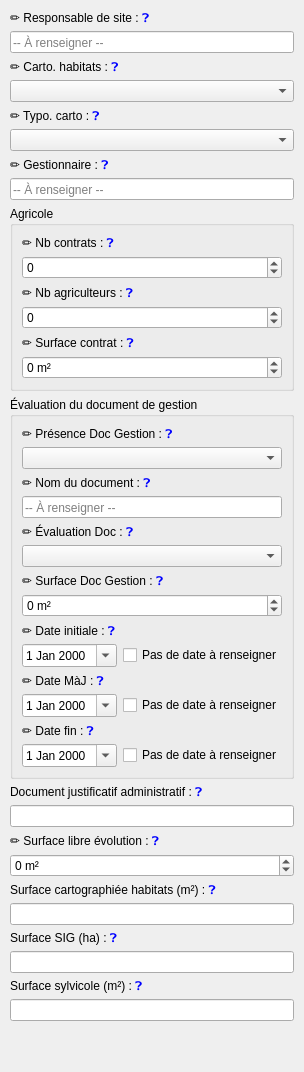
<widget class="QWidget" name="siteTab_1_scrollContents"><layout class="QVBoxLayout" name="siteTab_1_innerLayout"><property name="leftMargin"><number>10</number></property><property name="topMargin"><number>10</number></property><property name="rightMargin"><number>10</number></property><item>
                          <widget class="QLabel" name="lbl_txtSite_responsable_de_site">
                            <property name="text"><string>✏️ Responsable de site : &lt;a href="?" style="text-decoration:none;"&gt;❓&lt;/a&gt;</string></property>
                          <property name="textFormat"><enum>Qt::RichText</enum></property><property name="textInteractionFlags"><set>Qt::LinksAccessibleByMouse</set></property></widget>
                        </item>
                        <item>
                          <widget class="QLineEdit" name="txtSite_responsable_de_site">
                            <property name="placeholderText"><string>-- À renseigner --</string></property></widget>
                        </item>
                        <item>
                            <widget class="QLabel" name="label_carto_hab">
                              <property name="text"><string>✏️ Carto. habitats : &lt;a href="?" style="text-decoration:none;"&gt;❓&lt;/a&gt;</string></property>
                            <property name="textFormat"><enum>Qt::RichText</enum></property><property name="textInteractionFlags"><set>Qt::LinksAccessibleByMouse</set></property></widget>
                          </item>
                          <item>
                            <widget class="QComboBox" name="cbCartoHab" />
                          </item>
                        <item>
                            <widget class="QLabel" name="label_typo_hab">
                              <property name="text"><string>✏️ Typo. carto : &lt;a href="?" style="text-decoration:none;"&gt;❓&lt;/a&gt;</string></property>
                            <property name="textFormat"><enum>Qt::RichText</enum></property><property name="textInteractionFlags"><set>Qt::LinksAccessibleByMouse</set></property></widget>
                          </item>
                          <item>
                            <widget class="QComboBox" name="cbTypoHab" />
                          </item>
                        <item>
                            <widget class="QLabel" name="label_gestionnaire">
                              <property name="text"><string>✏️ Gestionnaire : &lt;a href="?" style="text-decoration:none;"&gt;❓&lt;/a&gt;</string></property>
                            <property name="textFormat"><enum>Qt::RichText</enum></property><property name="textInteractionFlags"><set>Qt::LinksAccessibleByMouse</set></property></widget>
                          </item>
                          <item>
                            <widget class="QLineEdit" name="txtGestionnaire">
                              <property name="placeholderText"><string>-- À renseigner --</string></property>
                            </widget>
                          </item>
                          <!-- Groupe « Agricole » : nombre de contrats, nombre d'agriculteurs, surface sous
                               contrat (3 champs numériques, tous modifiables ✏️). -->
                          <item>
                            <widget class="QGroupBox" name="groupAgricole">
                              <property name="title"><string>Agricole</string></property>
                              <layout class="QVBoxLayout" name="groupAgricole_layout">
                                <item>
                                  <widget class="QLabel" name="label_contrats">
                                    <property name="text"><string>✏️ Nb contrats : &lt;a href="?" style="text-decoration:none;"&gt;❓&lt;/a&gt;</string></property>
                                    <property name="textFormat"><enum>Qt::RichText</enum></property><property name="textInteractionFlags"><set>Qt::LinksAccessibleByMouse</set></property></widget>
                                </item>
                                <item>
                                  <widget class="QSpinBox" name="spinContrats">
                                    <property name="minimum"><number>-1</number></property>
                                    <property name="specialValueText"><string>-- À renseigner --</string></property>
                                  </widget>
                                </item>
                                <item>
                                  <widget class="QLabel" name="label_agri">
                                    <property name="text"><string>✏️ Nb agriculteurs : &lt;a href="?" style="text-decoration:none;"&gt;❓&lt;/a&gt;</string></property>
                                    <property name="textFormat"><enum>Qt::RichText</enum></property><property name="textInteractionFlags"><set>Qt::LinksAccessibleByMouse</set></property></widget>
                                </item>
                                <item>
                                  <widget class="QSpinBox" name="spinAgri">
                                    <property name="minimum"><number>-1</number></property>
                                    <property name="specialValueText"><string>-- À renseigner --</string></property>
                                  </widget>
                                </item>
                                <item>
                                  <widget class="QLabel" name="label_surf_contrat">
                                    <property name="text"><string>✏️ Surface contrat : &lt;a href="?" style="text-decoration:none;"&gt;❓&lt;/a&gt;</string></property>
                                    <property name="textFormat"><enum>Qt::RichText</enum></property><property name="textInteractionFlags"><set>Qt::LinksAccessibleByMouse</set></property></widget>
                                </item>
                                <item>
                                  <widget class="QSpinBox" name="spinSurfContrat">
                                    <property name="minimum"><number>-1</number></property>
                                    <property name="maximum"><number>99999999</number></property>
                                    <property name="specialValueText"><string>-- À renseigner --</string></property>
                                    <property name="suffix"><string> m²</string></property>
                                  </widget>
                                </item>
                              </layout>
                            </widget>
                          </item>
                        <!-- Groupe « Évaluation du document de gestion » (champs modifiables ✏️) : présence,
                             nom, évaluation et surface du document, puis 3 dates (initiale, mise à jour, fin).
                             Chaque QDateEdit est doublé d'une case « Pas de date à renseigner » (chkDate...Null)
                             qui laisse la date non renseignée et grise le champ date associé. -->
                        <item>
                          <widget class="QGroupBox" name="groupEvaluationDoc">
                            <property name="title"><string>Évaluation du document de gestion</string></property>
                            <layout class="QVBoxLayout" name="groupEvaluationDoc_layout">
                              <item>
                            <widget class="QLabel" name="label_doc_pres">
                              <property name="text"><string>✏️ Présence Doc Gestion : &lt;a href="?" style="text-decoration:none;"&gt;❓&lt;/a&gt;</string></property>
                            <property name="textFormat"><enum>Qt::RichText</enum></property><property name="textInteractionFlags"><set>Qt::LinksAccessibleByMouse</set></property></widget>
                          </item>
                          <item>
                            <widget class="QComboBox" name="cbDocPres" />
                          </item>
                              <item>
                            <widget class="QLabel" name="label_doc_nom">
                              <property name="text"><string>✏️ Nom du document : &lt;a href="?" style="text-decoration:none;"&gt;❓&lt;/a&gt;</string></property>
                            <property name="textFormat"><enum>Qt::RichText</enum></property><property name="textInteractionFlags"><set>Qt::LinksAccessibleByMouse</set></property></widget>
                          </item>
                          <item>
                            <widget class="QLineEdit" name="txtDocNom">
                              <property name="placeholderText"><string>-- À renseigner --</string></property>
                            </widget>
                          </item>
                        <item>
                                <widget class="QLabel" name="label_doc_eval">
                                  <property name="text"><string>✏️ Évaluation Doc : &lt;a href="?" style="text-decoration:none;"&gt;❓&lt;/a&gt;</string></property>
                                <property name="textFormat"><enum>Qt::RichText</enum></property><property name="textInteractionFlags"><set>Qt::LinksAccessibleByMouse</set></property></widget>
                              </item>
                              <item>
                                <widget class="QComboBox" name="cbDocEval" />
                              </item>
                              <item>
                                <widget class="QLabel" name="label_surf_doc">
                                  <property name="text"><string>✏️ Surface Doc Gestion : &lt;a href="?" style="text-decoration:none;"&gt;❓&lt;/a&gt;</string></property>
                                <property name="textFormat"><enum>Qt::RichText</enum></property><property name="textInteractionFlags"><set>Qt::LinksAccessibleByMouse</set></property></widget>
                              </item>
                              <item>
                                <widget class="QSpinBox" name="spinSurfDoc">
                                  <property name="minimum"><number>-1</number></property>
                                  <property name="maximum"><number>99999999</number></property>
                                  <property name="specialValueText"><string>-- À renseigner --</string></property>
                                  <property name="suffix"><string> m²</string></property>
                                </widget>
                              </item>
                              <item>
                                <widget class="QLabel" name="label_date_ini">
                                  <property name="text"><string>✏️ Date initiale : &lt;a href="?" style="text-decoration:none;"&gt;❓&lt;/a&gt;</string></property>
                                <property name="textFormat"><enum>Qt::RichText</enum></property><property name="textInteractionFlags"><set>Qt::LinksAccessibleByMouse</set></property></widget>
                              </item>
                              <item>
                                <layout class="QHBoxLayout" name="rowDateIniLayout">
                                  <item>
                                    <widget class="QDateEdit" name="dateIni">
                                      <property name="calendarPopup"><bool>true</bool></property>
                                    </widget>
                                  </item>
                                  <item>
                                    <widget class="QCheckBox" name="chkDateIniNull">
                                      <property name="text"><string>Pas de date à renseigner</string></property>
                                    </widget>
                                  </item>
                                </layout>
                              </item>
                              <item>
                                <widget class="QLabel" name="label_date_maj">
                                  <property name="text"><string>✏️ Date MàJ : &lt;a href="?" style="text-decoration:none;"&gt;❓&lt;/a&gt;</string></property>
                                <property name="textFormat"><enum>Qt::RichText</enum></property><property name="textInteractionFlags"><set>Qt::LinksAccessibleByMouse</set></property></widget>
                              </item>
                              <item>
                                <layout class="QHBoxLayout" name="rowDateMajLayout">
                                  <item>
                                    <widget class="QDateEdit" name="dateMaj">
                                      <property name="calendarPopup"><bool>true</bool></property>
                                    </widget>
                                  </item>
                                  <item>
                                    <widget class="QCheckBox" name="chkDateMajNull">
                                      <property name="text"><string>Pas de date à renseigner</string></property>
                                    </widget>
                                  </item>
                                </layout>
                              </item>
                              <item>
                                <widget class="QLabel" name="label_date_fin">
                                  <property name="text"><string>✏️ Date fin : &lt;a href="?" style="text-decoration:none;"&gt;❓&lt;/a&gt;</string></property>
                                <property name="textFormat"><enum>Qt::RichText</enum></property><property name="textInteractionFlags"><set>Qt::LinksAccessibleByMouse</set></property></widget>
                              </item>
                              <item>
                                <layout class="QHBoxLayout" name="rowDateFinLayout">
                                  <item>
                                    <widget class="QDateEdit" name="dateFin">
                                      <property name="calendarPopup"><bool>true</bool></property>
                                    </widget>
                                  </item>
                                  <item>
                                    <widget class="QCheckBox" name="chkDateFinNull">
                                      <property name="text"><string>Pas de date à renseigner</string></property>
                                    </widget>
                                  </item>
                                </layout>
                              </item>
                            </layout>
                          </widget>
                        </item>
                        <item>
                          <widget class="QLabel" name="lbl_txtSite_doc_justif_admin">
                            <property name="text"><string>Document justificatif administratif : &lt;a href="?" style="text-decoration:none;"&gt;❓&lt;/a&gt;</string></property>
                          <property name="textFormat"><enum>Qt::RichText</enum></property><property name="textInteractionFlags"><set>Qt::LinksAccessibleByMouse</set></property></widget>
                        </item>
                        <item>
                          <widget class="QLineEdit" name="txtSite_doc_justif_admin">
                            <property name="readOnly"><bool>true</bool></property>
                          </widget>
                        </item>
                        <item>
                            <widget class="QLabel" name="label_surf_libre">
                              <property name="text"><string>✏️ Surface libre évolution : &lt;a href="?" style="text-decoration:none;"&gt;❓&lt;/a&gt;</string></property>
                            <property name="textFormat"><enum>Qt::RichText</enum></property><property name="textInteractionFlags"><set>Qt::LinksAccessibleByMouse</set></property></widget>
                          </item>
                          <item>
                            <widget class="QSpinBox" name="spinLibreEvo">
                              <property name="minimum"><number>-1</number></property>
                              <property name="maximum"><number>99999999</number></property>
                              <property name="specialValueText"><string>-- À renseigner --</string></property>
                              <property name="suffix"><string> m²</string></property>
                            </widget>
                          </item>
                        <item>
                          <widget class="QLabel" name="lbl_txtSite_surf_carto_habitat_m2">
                            <property name="text"><string>Surface cartographiée habitats (m²) : &lt;a href="?" style="text-decoration:none;"&gt;❓&lt;/a&gt;</string></property>
                          <property name="textFormat"><enum>Qt::RichText</enum></property><property name="textInteractionFlags"><set>Qt::LinksAccessibleByMouse</set></property></widget>
                        </item>
                        <item>
                          <widget class="QLineEdit" name="txtSite_surf_carto_habitat_m2">
                            <property name="readOnly"><bool>true</bool></property>
                          </widget>
                        </item>
                        <item>
                          <widget class="QLabel" name="lbl_txtSite_surf_sig_ha">
                            <property name="text"><string>Surface SIG (ha) : &lt;a href="?" style="text-decoration:none;"&gt;❓&lt;/a&gt;</string></property>
                          <property name="textFormat"><enum>Qt::RichText</enum></property><property name="textInteractionFlags"><set>Qt::LinksAccessibleByMouse</set></property></widget>
                        </item>
                        <item>
                          <widget class="QLineEdit" name="txtSite_surf_sig_ha">
                            <property name="readOnly"><bool>true</bool></property>
                          </widget>
                        </item>
                        <item>
                          <widget class="QLabel" name="lbl_txtSite_surf_sylvae_m2">
                            <property name="text"><string>Surface sylvicole (m²) : &lt;a href="?" style="text-decoration:none;"&gt;❓&lt;/a&gt;</string></property>
                          <property name="textFormat"><enum>Qt::RichText</enum></property><property name="textInteractionFlags"><set>Qt::LinksAccessibleByMouse</set></property></widget>
                        </item>
                        <item>
                          <widget class="QLineEdit" name="txtSite_surf_sylvae_m2">
                            <property name="readOnly"><bool>true</bool></property>
                          </widget>
                        </item>
                        <item><spacer name="siteTab_1_spacer"><property name="orientation"><enum>Qt::Vertical</enum></property><property name="sizeHint" stdset="0"><size><width>20</width><height>40</height></size></property></spacer></item></layout></widget>
